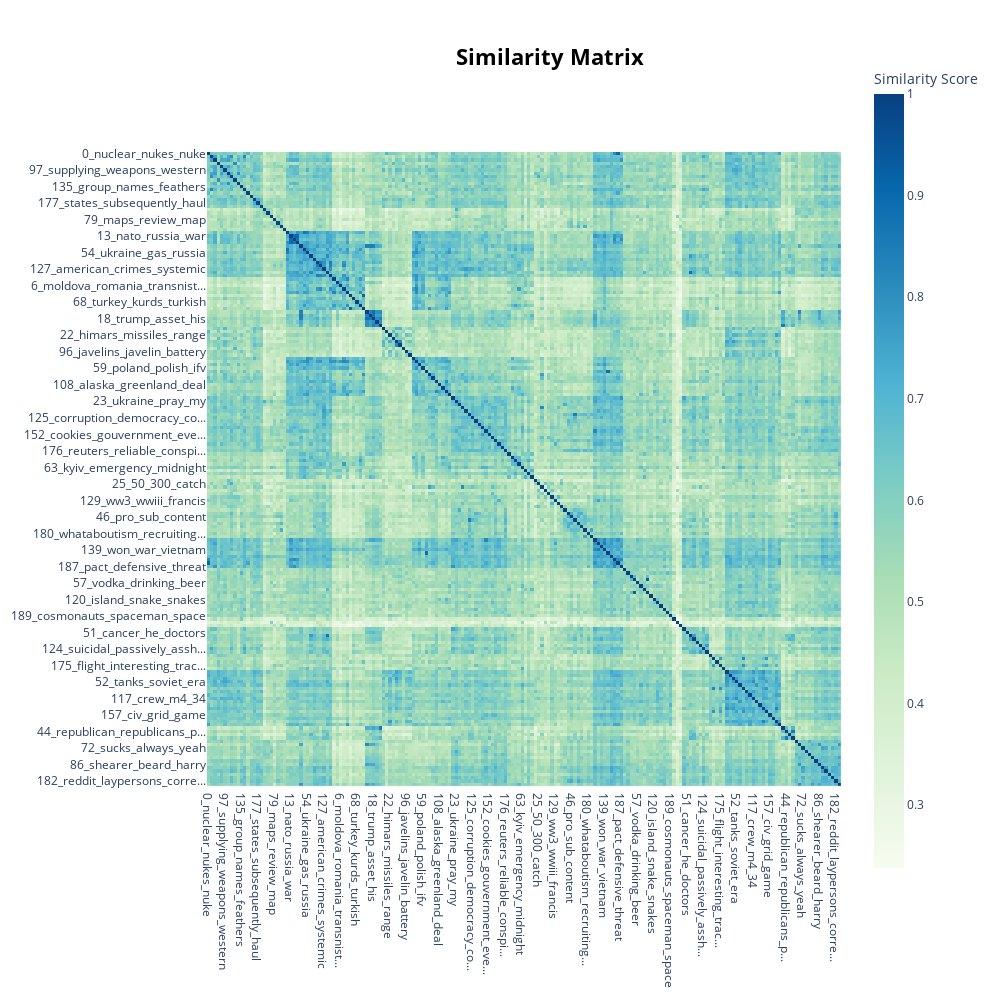

The notebook cell saved with this chart:
### Code cell
BERTopic_mpnet_base_1.visualize_heatmap(n_clusters=20, width=1000, height=1000)

### Figure 1 — Plotly figure (JSON) as saved in the notebook; plotly's stock layout.template omitted (floating-point values rounded to 4 significant figures; data arrays with more than 128 entries replaced by an {"elided": "..."} marker saying what was removed)
{"data": [{"coloraxis": "coloraxis", "hovertemplate": "x: %{x}<br>y: %{y}<br>Similarity Score: %{z}<extra></extra>", "name": "0", "type": "heatmap", "x": {"elided": "192 str values"}, "xaxis": "x", "y": {"elided": "192 str values"}, "yaxis": "y", "z": {"elided": "192x192 float values"}}], "layout": {"coloraxis": {"colorbar": {"title": {"text": "Similarity Score"}}, "colorscale": [[0, "rgb(247,252,240)"], [0.125, "rgb(224,243,219)"], [0.25, "rgb(204,235,197)"], [0.375, "rgb(168,221,181)"], [0.5, "rgb(123,204,196)"], [0.625, "rgb(78,179,211)"], [0.75, "rgb(43,140,190)"], [0.875, "rgb(8,104,172)"], [1, "rgb(8,64,129)"]]}, "height": 1000, "hoverlabel": {"bgcolor": "white", "font": {"family": "Rockwell", "size": 16}}, "legend": {"title": {"text": "Trend"}}, "margin": {"t": 60}, "showlegend": true, "title": {"font": {"color": "Black", "size": 22}, "text": "<b>Similarity Matrix</b>", "x": 0.55, "xanchor": "center", "y": 0.95, "yanchor": "top"}, "width": 1000, "xaxis": {"anchor": "y", "autorange": true, "constrain": "domain", "domain": [0, 1], "range": [-0.5, 191.5], "scaleanchor": "y", "type": "category"}, "yaxis": {"anchor": "x", "autorange": true, "constrain": "domain", "domain": [0.1123, 0.8877], "range": [191.5, -0.5], "type": "category"}}}
